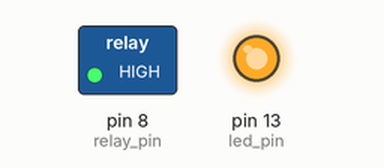
The sketch below on a simulated Arduino Uno, built with avr-gcc and run on an emulated ATmega328P. Shown: switched loads named in the sketch (green lamp = pin HIGH), output pins drawn as LEDs (lit = HIGH).

Above: at 7.5 s.
At 22.5 s:
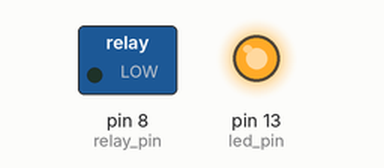
Timing chart, 0 to 39.0 s (numbered marks = the images above):
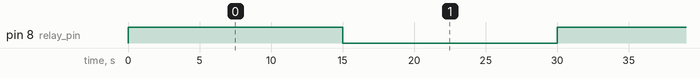

Measured:
- by itself, pin 8 (relay_pin): alternates HIGH for 15.0 s and LOW for 15.0 s

The sketch:

relay.ino
```cpp
int relay_pin = 8;
int led_pin = 13;

void setup(){
  pinMode(relay_pin,OUTPUT);
  pinMode(led_pin,OUTPUT);
  digitalWrite(led_pin,HIGH);
}

void loop(){
  digitalWrite(relay_pin,HIGH);
  delay(15000);
  digitalWrite(relay_pin,LOW);
  delay(15000);
}
```
